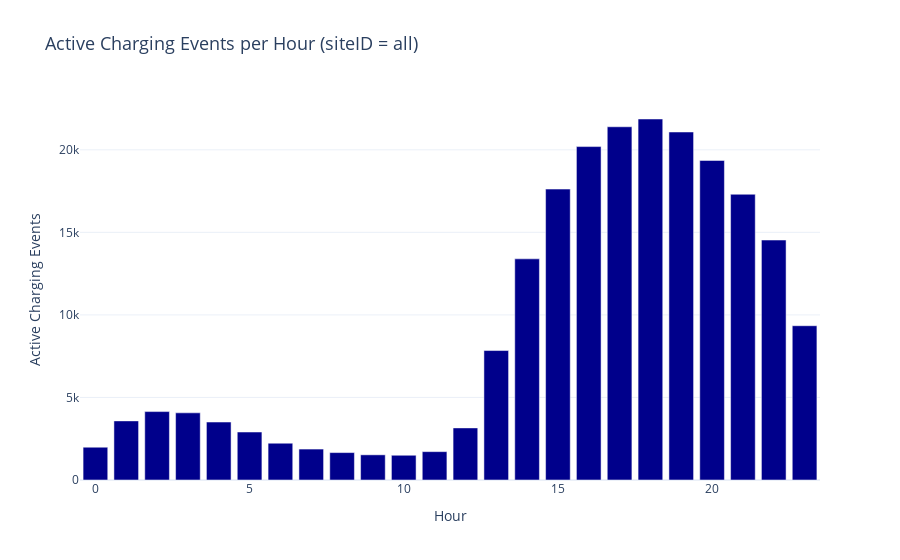
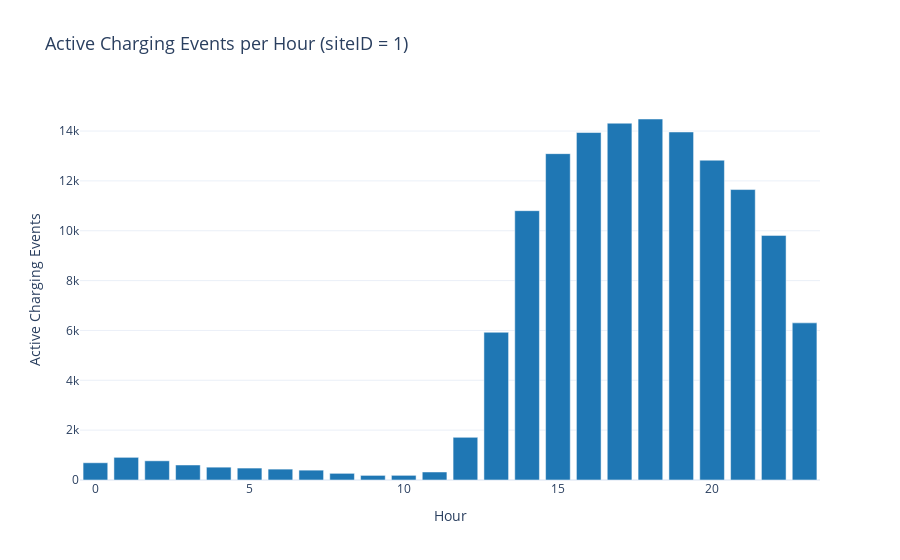
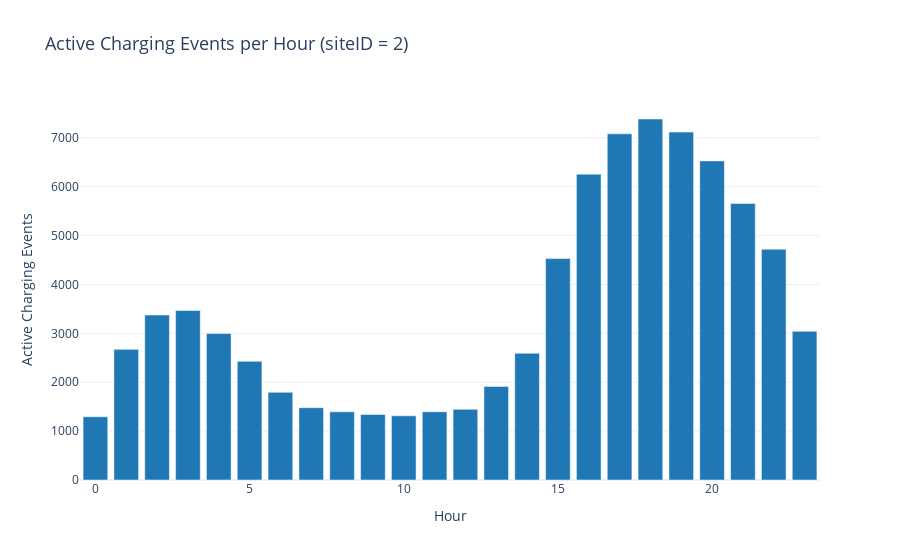

The notebook cell these images were saved under, in order:
### Markdown cell above
## More Visualizations
In order to attain a broader picture of the hourly development, also the active charging events per hour are visualized

### Code cell
# convert datetime columns
charging_set['connectionTime'] = pd.to_datetime(charging_set['connectionTime'])
charging_set['disconnectTime'] = pd.to_datetime(charging_set['disconnectTime'])

# function to calculate active events per hour
def calculate_hourly_activity(data, site_id=None):
    if site_id is not None:
        data = data[data['siteID'] == site_id]
    return pd.DataFrame([
        {'hour': hour, 'count': len(data[
            (data['connectionTime'].dt.hour <= hour) & 
            (data['disconnectTime'].dt.hour >= hour)
        ])} for hour in range(24)
    ])

# plot function
def plot_activity(activity_df, title, color='#00008B'):
    fig = px.bar(
        activity_df, x='hour', y='count', title=title, 
        labels={'hour': 'Hour', 'count': 'Active Charging Events'}
    )
    fig.update_traces(marker_color=color)
    fig.update_layout(title_font_size=18, legend_title_text="Legend", template="plotly_white")
    fig.show()

# overall activity
hourly_activity = calculate_hourly_activity(charging_set)
plot_activity(hourly_activity, 'Active Charging Events per Hour (siteID = all)')

# activity per site
for site_id in [1, 2]:
    site_activity = calculate_hourly_activity(charging_set, site_id)
    plot_activity(site_activity, f'Active Charging Events per Hour (siteID = {site_id})', color='#1f77b4')

### Figure 1 — Plotly figure (JSON) as saved in the notebook; plotly's stock layout.template omitted (floating-point values rounded to 4 significant figures)
{"data": [{"hovertemplate": "Hour=%{x}<br>Active Charging Events=%{y}<extra></extra>", "legendgroup": "", "marker": {"color": "#00008B", "pattern": {"shape": ""}}, "name": "", "orientation": "v", "showlegend": false, "textposition": "auto", "type": "bar", "x": [0, 1, 2, 3, 4, 5, 6, 7, 8, 9, 10, 11, 12, 13, 14, 15, 16, 17, 18, 19, 20, 21, 22, 23], "xaxis": "x", "y": [1985, 3581, 4144, 4069, 3511, 2906, 2230, 1874, 1661, 1525, 1499, 1718, 3156, 7842, 13396, 17622, 20196, 21396, 21867, 21080, 19357, 17309, 14535, 9345], "yaxis": "y"}], "layout": {"barmode": "relative", "legend": {"title": {"text": "Legend"}, "tracegroupgap": 0}, "title": {"font": {"size": 18}, "text": "Active Charging Events per Hour (siteID = all)"}, "xaxis": {"anchor": "y", "domain": [0, 1], "title": {"text": "Hour"}}, "yaxis": {"anchor": "x", "domain": [0, 1], "title": {"text": "Active Charging Events"}}}}

### Figure 2 — Plotly figure (JSON) as saved in the notebook; plotly's stock layout.template omitted (floating-point values rounded to 4 significant figures)
{"data": [{"hovertemplate": "Hour=%{x}<br>Active Charging Events=%{y}<extra></extra>", "legendgroup": "", "marker": {"color": "#1f77b4", "pattern": {"shape": ""}}, "name": "", "orientation": "v", "showlegend": false, "textposition": "auto", "type": "bar", "x": [0, 1, 2, 3, 4, 5, 6, 7, 8, 9, 10, 11, 12, 13, 14, 15, 16, 17, 18, 19, 20, 21, 22, 23], "xaxis": "x", "y": [692, 909, 770, 603, 515, 479, 437, 395, 267, 185, 187, 322, 1711, 5927, 10805, 13093, 13940, 14315, 14483, 13963, 12830, 11652, 9814, 6304], "yaxis": "y"}], "layout": {"barmode": "relative", "legend": {"title": {"text": "Legend"}, "tracegroupgap": 0}, "title": {"font": {"size": 18}, "text": "Active Charging Events per Hour (siteID = 1)"}, "xaxis": {"anchor": "y", "domain": [0, 1], "title": {"text": "Hour"}}, "yaxis": {"anchor": "x", "domain": [0, 1], "title": {"text": "Active Charging Events"}}}}

### Figure 3 — Plotly figure (JSON) as saved in the notebook; plotly's stock layout.template omitted (floating-point values rounded to 4 significant figures)
{"data": [{"hovertemplate": "Hour=%{x}<br>Active Charging Events=%{y}<extra></extra>", "legendgroup": "", "marker": {"color": "#1f77b4", "pattern": {"shape": ""}}, "name": "", "orientation": "v", "showlegend": false, "textposition": "auto", "type": "bar", "x": [0, 1, 2, 3, 4, 5, 6, 7, 8, 9, 10, 11, 12, 13, 14, 15, 16, 17, 18, 19, 20, 21, 22, 23], "xaxis": "x", "y": [1293, 2672, 3374, 3466, 2996, 2427, 1793, 1479, 1394, 1340, 1312, 1396, 1445, 1915, 2591, 4529, 6256, 7081, 7384, 7117, 6527, 5657, 4721, 3041], "yaxis": "y"}], "layout": {"barmode": "relative", "legend": {"title": {"text": "Legend"}, "tracegroupgap": 0}, "title": {"font": {"size": 18}, "text": "Active Charging Events per Hour (siteID = 2)"}, "xaxis": {"anchor": "y", "domain": [0, 1], "title": {"text": "Hour"}}, "yaxis": {"anchor": "x", "domain": [0, 1], "title": {"text": "Active Charging Events"}}}}
